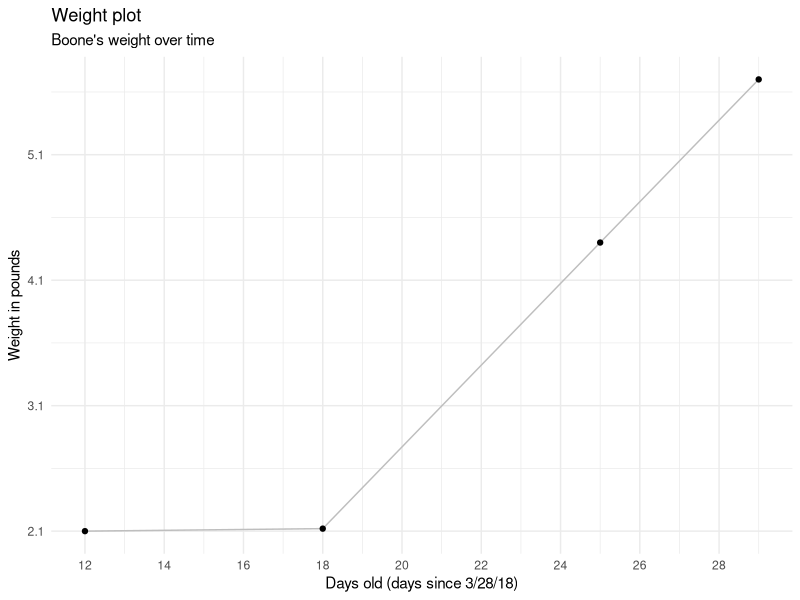

Generate this figure with R:
## ---- chunk 1
knitr::opts_chunk$set(echo = FALSE, warning = FALSE, message = FALSE)
library(tidyverse)
## ---- chunk 2
theme_set(theme_minimal())
## ---- chunk 3
boone <- read_csv("boone_growth_records.csv")
## ---- chunk 4
ggplot(boone, aes(x = days_old, y = wt_lbs)) + 
  geom_line(color = "grey") +
  geom_point() + 
  scale_x_continuous(breaks = seq(min(boone$days_old), max(boone$days_old), by = 2)) + 
  scale_y_continuous(breaks = seq(min(boone$wt_lbs), max(boone$wt_lbs), by = 1)) + 
  ylab("Weight in pounds") + 
  xlab("Days old (days since 3/28/18)") +
  ggtitle("Weight plot") + 
  labs(subtitle = "Boone's weight over time")
